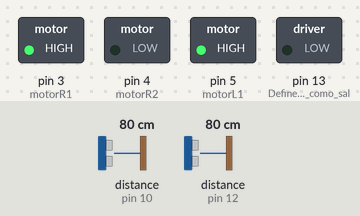
Recording of a sketch running on a simulated Arduino Uno, built with avr-gcc and run on an emulated ATmega328P. On the bench: switched loads named in the sketch (green lamp = pin HIGH). Wiring (inferred from the names in the program): 2 × ultrasonic range finder: trigger pin 9, echo pin 10 / trigger pin 11, echo pin 12. The test bench sets the inputs (shaded band); at power-on: distance to the obstacle (sensors on pin 10, pin 12) 80 cm. The echo pulse lasts 58.3 µs per cm; pins used as bus, display or sensor lines are not drawn.

Above: at 1.2 s.
1.3 s: distance to the obstacle (sensor on pin 10) set to 48 cm
2.8 s: distance to the obstacle (sensor on pin 10) set to 42 cm
At 4.0 s:
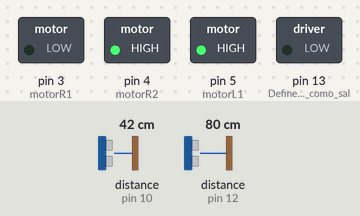
4.3 s: distance to the obstacle (sensor on pin 10) set to 52 cm
At 5.5 s:
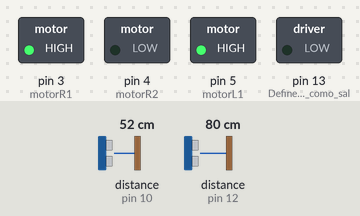
5.8 s: distance to the obstacle (sensor on pin 12) set to 51 cm
7.3 s: distance to the obstacle (sensor on pin 12) set to 41 cm
At 8.5 s:
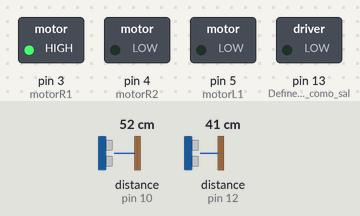
8.8 s: distance to the obstacle (sensor on pin 12) set to 60 cm
At 9.9 s:
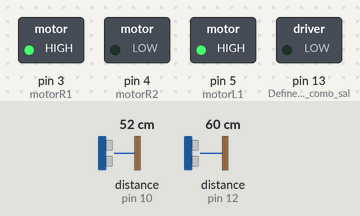
Timing chart, 0 to 11.3 s (numbered marks = the images above; inputs shaded):
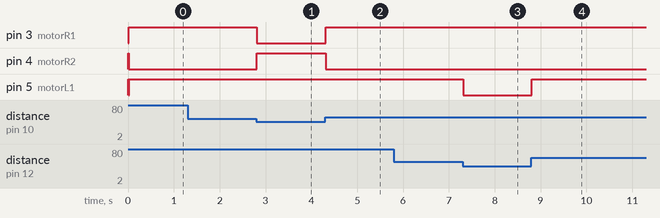

Measured:
- the behaviour switches between 46 and 45 cm on distance to the obstacle (sensor on pin 10) (found by bisection; images 0 and 1)
- the behaviour switches between 47 and 48 cm on distance to the obstacle (sensor on pin 10) (found by bisection; images 1 and 2)
- the behaviour switches between 46 and 45 cm on distance to the obstacle (sensor on pin 12) (found by bisection; images 2 and 3)
- after the input at 1.3 s, every drawn part: stays the same
- after the input at 2.8 s, pin 3 (motorR1): HIGH → LOW at once; pin 4 (motorR2): LOW → HIGH at once
- after the input at 4.3 s, pin 3 (motorR1): LOW → HIGH at once; pin 4 (motorR2): HIGH → LOW at once
- after the input at 5.8 s, every drawn part: stays the same
- after the input at 7.3 s, pin 5 (motorL1): HIGH → LOW at once
- after the input at 8.8 s, pin 5 (motorL1): LOW → HIGH at once

The sketch:

CodigoWilly.ino
```cpp
//-----------------> SUMO <-----------------

//Sensor ultrasonico delantero
#define mach 10000
int trig1=9;
int echo1=10;
long temp1=0;
int dist1=0;
int dista=0;

//Sensor ultrasonico tracero
#define mach2 10000
int trig2=11;
int echo2=12;
long temp2=0;
int dist2=0;
int dista2=0;

int motorR1 = 3; //motor derecho
int motorR2 = 4; //motor derecho
int motorL1 = 5; //motor izquierdo
int motorL2 = 6; //motor izquierdo

void setup()
{
  Serial.begin (9600);       // inicializa el puerto seria a 9600 baudios
  //SENSORES ULTRASONICOS DELANTERO
  pinMode(trig1,OUTPUT);
  pinMode(echo1,INPUT);
  pinMode(13, 1);            // Define el pin 13 como salida

  //SENSORES ULTRASONICOS DELANTERO
  pinMode(trig2,OUTPUT);
  pinMode(echo2,INPUT);
  pinMode(13, 1);            // Define el pin 13 como salida

  //MOTORES
  pinMode (motorR1, OUTPUT);
  pinMode (motorR2, OUTPUT);
  pinMode (motorL1, OUTPUT);
  pinMode (motorL1, OUTPUT);
  //delay(5000);

}

void loop()
{
// calibrar();

  while(UltraF()<45){
    motoIzqF();
    motoDerF();
    linea();
  }
  while(UltraT()<45){
    motoIzqR();
    motoDerR();
    linea();
  }
  while(UltraF()>45&&UltraT()>45){\
     motoIzqF();
    motoDerR();
    linea();
  }
  /*
  //Variables para pasar los valores obtenidos del sensor infrarrojos
  float valorSensFder, valorSensFizq, valorSensTder, valorSensTizq;

  //Los sensores infrarrojos los leemos desde pines analogicos
  valorSensFder=analogRead(AO);
  valorSensTder=analogRead(A2);
  valorSensTizq=analogRead(A3);
 */
// Serial.println(sensorUltraFrontal());
//sensorInfraFrontal();

//-------> Debe haber un delay de 5 seg antes de que empiece ha hacer algun movimiento, reglamento <-------


/* Serial.print("Delantero: ");
 Serial.println(sensorUltraFrontal());
 delay(1000);
 Serial.print("Tracero: ");
 Serial.println(sensorUltraTracero());
 delay(1000);
*/
}

//---------------MOVIMIENTOS--------------
void motorescal(){
  digitalWrite (motorR1, HIGH);
  digitalWrite (motorL2, false);
 delay(5000);
  digitalWrite (motorR2, true);
  digitalWrite (motorR1, false);
  delay(5000);
  digitalWrite (motorL1, true);
  digitalWrite (motorR2, false);
  delay(5000);
  digitalWrite (motorL2, HIGH);
  digitalWrite (motorL1, false);
  delay(5000);
}
void calibrar(){
 /* Serial.print("ut=");
  Serial.print(UltraT());
  Serial.print("  Uf=");
  Serial.print(UltraF());*/
  Serial.print(" sfr=");
  Serial.print(SFR());
  Serial.print(" sfl=");
  Serial.print(SFL());
  Serial.print(" srr=");
  Serial.print(SRR());
  Serial.print(" srl");
  Serial.println(SRL());
}

void motoIzqF(){
  digitalWrite (motorL1, true);
  digitalWrite (motorL2, false);
}
void motoIzqR(){
  digitalWrite (motorL1, false);
  digitalWrite (motorL2, true);
}
void motoDerF(){
  digitalWrite (motorR1, false);
  digitalWrite (motorR2, true);
}
void motoDerR(){
  digitalWrite (motorR1, true);
  digitalWrite (motorR2, false);
}


void detenido(){
  digitalWrite(motorR1,LOW);
  digitalWrite(motorR2,LOW);
  digitalWrite(motorL1,LOW);
  digitalWrite(motorL2,LOW);
}
//---------------FIN MOVIMIENTOS--------------

//---------------SENSORES ULTRASONICOS--------
int UltraF(){
  digitalWrite(trig1,false); // Por cuestión de estabilización del sensor
  delayMicroseconds(2);
  digitalWrite(trig1,true); // envío del pulso ultrasónico
  delayMicroseconds(10);
  digitalWrite(trig1,false);
  temp1=pulseIn(echo1,true,mach);
  //dist1= int(0.017*temp1); //fórmula para calcular la distancia obteniendo un valor entero
  dist1 = (temp1/2) / 29.1;
  if(dist1!=0&&dist1<101){
    dista = (dista+dist1)/2;
  }else{
    dista=101;
  }
  return dista;
}

int UltraT(){
  digitalWrite(trig2,false); // Por cuestión de estabilización del sensor
  delayMicroseconds(2);
  digitalWrite(trig2,true); // envío del pulso ultrasónico
  delayMicroseconds(10);
  digitalWrite(trig2,false);
  temp2=pulseIn(echo2,true,mach2);
  //dist1= int(0.017*temp1); //fórmula para calcular la distancia obteniendo un valor entero
  dist2 = (temp2/2) / 29.1;
  if(dist2!=0&&dist2<101){
    dista2 = (dista2+dist2)/2;
  }else{
    dista2=101;
  }
  return (dista2);
}
void linea(){

}

int SFR(){
  return (analogRead(A0));
}

int SFL(){
  return (analogRead(A1));
}

int SRR(){
  return (analogRead(A2));
}

int SRL(){
  return (analogRead(A3));
}
//-----------FIN SENSORES ULTRASONICOS--------

//---------------SENSORES INFRARROJOS---------
void sensorInfraFrontal(){
//  Serial.println("Sensor frontal derecho");
  Serial.println(analogRead(A0)); // envía valor analógico
  delay(100);     // espera 1 segundo
  /*
  Serial.println("Sensor frontal izquierdo");
  Serial.println(analogRead(A1)); // envía valor analógico
  delay(1000);     // espera 1 segundo

  Serial.println("Sensor tracero derecho");
  Serial.println(analogRead(A2)); // envía valor analógico
  delay(1000);     // espera 1 segundo

  Serial.println("Sensor tracero izquierdo");
  Serial.println(analogRead(A3)); // envía valor analógico
  delay(1000);     // espera 1 segundo
  */
}
//-----------FIN SENSORES INFRARROJOS---------
```
